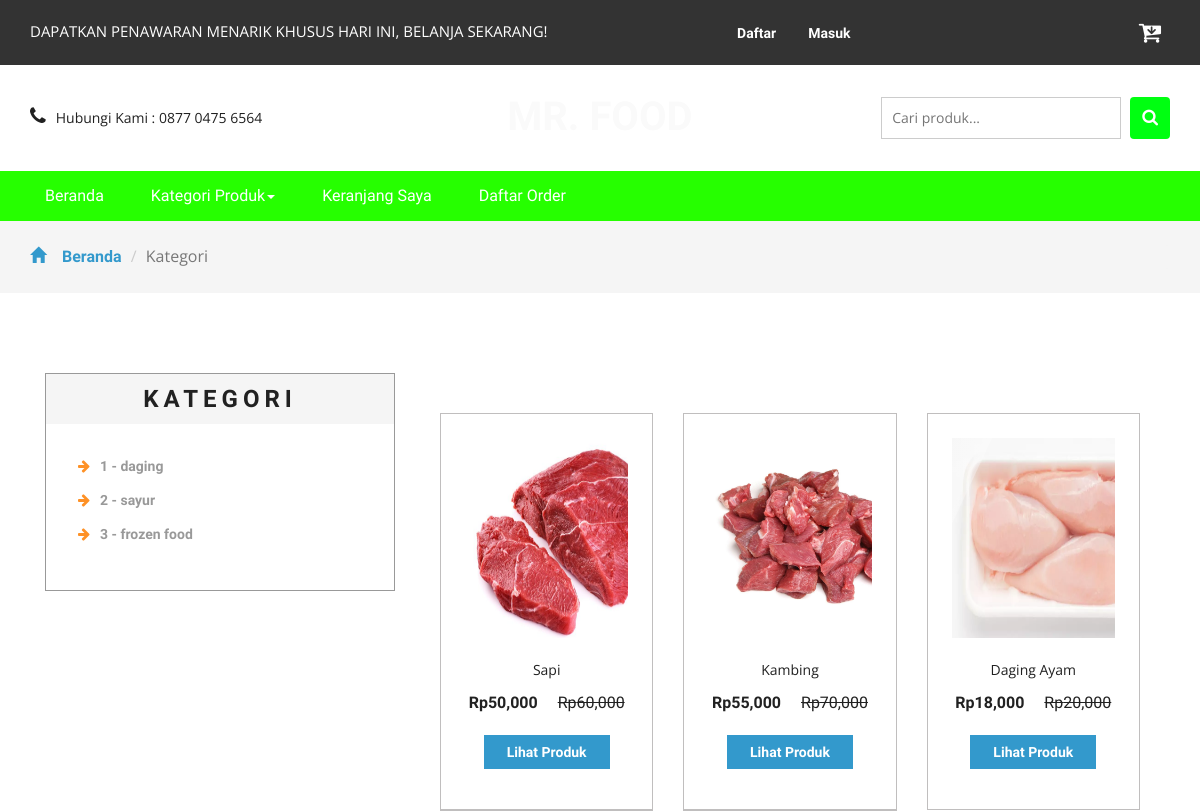
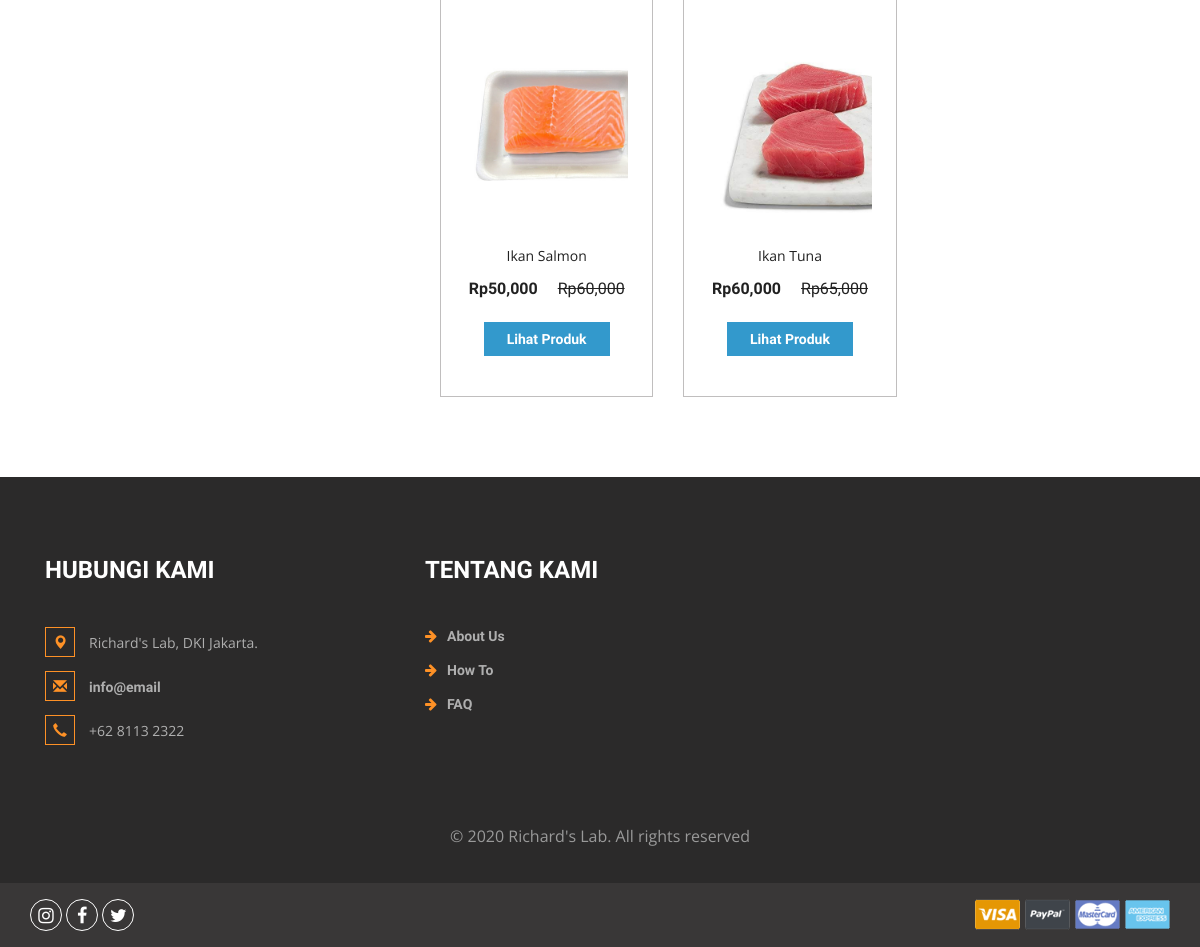
The app's page /kategori.php?idkategori=1 with its own data (2 pictures, top to bottom).
### tables this page shows
CREATE TABLE `kategori` (
  `idkategori` int(11) NOT NULL,
  `namakategori` varchar(20) NOT NULL,
  `tgldibuat` timestamp NOT NULL DEFAULT current_timestamp()
);

CREATE TABLE `produk` (
  `idproduk` int(11) NOT NULL,
  `idkategori` int(11) NOT NULL,
  `namaproduk` varchar(30) NOT NULL,
  `gambar` varchar(100) NOT NULL,
  `deskripsi` varchar(200) NOT NULL,
  `rate` int(11) NOT NULL,
  `hargabefore` int(11) NOT NULL,
  `hargaafter` int(11) NOT NULL,
  `tgldibuat` timestamp NOT NULL DEFAULT current_timestamp()
);

### kategori.php (the view, shortened to what this page needs)
<?php
include 'dbconnect.php';
$idk = $_GET['idkategori'];
?>
<!DOCTYPE html>
<html>
<head>
<link href="css/bootstrap.css" rel="stylesheet" type="text/css" media="all" />
<link href="css/style.css" rel="stylesheet" type="text/css" media="all" />
<link href="css/font-awesome.css" rel="stylesheet">
</head>
<body>
	<div class="agileits_header">
		<div class="container">
			<div class="w3l_offers">
				<p>DAPATKAN PENAWARAN MENARIK KHUSUS HARI INI, BELANJA SEKARANG!</p>
			</div>
			<div class="agile-login">
				<ul>
				<?php
				if(!isset($_SESSION['log'])){
					echo '
					<li><a href="registered.php"> Daftar</a></li>
					<li><a href="login.php">Masuk</a></li>
					';
				}
				?>
				</ul>
			</div>
			<div class="product_list_header">
					<a href="cart.php"><button class="w3view-cart" type="submit" name="submit" value=""><i class="fa fa-cart-arrow-down" aria-hidden="true"></i></button>
					 </a>
			</div>
			<div class="clearfix"> </div>
		</div>
	</div>
	<div class="logo_products">
		<div class="container">
		<div class="w3ls_logo_products_left1">
				<ul class="phone_email">
					<li><i class="fa fa-phone" aria-hidden="true"></i>Hubungi Kami : 0877 0475 6564</li>
				</ul>
			</div>
			<div class="w3ls_logo_products_left">
				<h1><a href="index.php">Mr. Food</a></h1>
			</div>
		<div class="w3l_search">
			<form action="search.php" method="post">
				<input type="search" name="Search" placeholder="Cari produk...">
				<button type="submit" class="btn btn-default search" aria-label="Left Align">
					<i class="fa fa-search" aria-hidden="true"> </i>
				</button>
			</form>
		</div>
			<div class="clearfix"> </div>
		</div>
	</div>
	<div class="navigation-agileits">
		<div class="container">
			<nav class="navbar navbar-default">
							<div class="collapse navbar-collapse" id="bs-megadropdown-tabs">
								<ul class="nav navbar-nav">
									<li class="active"><a href="index.php" class="act">Beranda</a></li>
									<li class="dropdown">
										<a href="#" class="dropdown-toggle" data-toggle="dropdown">Kategori Produk<b class="caret"></b></a>
									</li>
									<li><a href="cart.php">Keranjang Saya</a></li>
									<li><a href="daftarorder.php">Daftar Order</a></li>
								</ul>
							</div>
							</nav>
			</div>
		</div>
	<div class="breadcrumbs">
		<div class="container">
			<ol class="breadcrumb breadcrumb1 animated wow slideInLeft" data-wow-delay=".5s">
				<li><a href="index.php"><span class="glyphicon glyphicon-home" aria-hidden="true"></span>Beranda</a></li>
				<li class="active">Kategori</li>
			</ol>
		</div>
	</div>
	<div class="products">
		<div class="container">
			<div class="col-md-4 products-left">
				<div class="categories">
					<h2>Kategori</h2>
					<ul class="cate">
						<?php
														$kat=mysqli_query($conn,"SELECT * from kategori order by idkategori ASC");
														while($p=mysqli_fetch_array($kat)){
															?>
														<li><a href="kategori.php?idkategori=<?php echo $p['idkategori'] ?>"><i class="fa fa-arrow-right" aria-hidden="true"></i><?php echo $p['namakategori'] ?></a></li>
														<?php
																	}
														?>
					</ul>
				</div>
			</div>
			<div class="col-md-8 products-right">
				<div class="agile_top_brands_grids">
				<?php
					$brgs=mysqli_query($conn,"SELECT * from produk where idkategori='$idk' order by idproduk ASC");
					$x = mysqli_num_rows($brgs);
					if($x>0){
					while($p=mysqli_fetch_array($brgs)){
					?>
						<div class="col-md-4 top_brand_left">
						<div class="hover14 column">
							<div class="agile_top_brand_left_grid">
								<div class="agile_top_brand_left_grid1">
									<figure>
										<div class="snipcart-item block">
											<div class="snipcart-thumb">
												<a href="product.php?idproduk=<?php echo $p['idproduk'] ?>"><img src="<?php echo $p['gambar']?>" width="200px" height="200px"></a>
												<p><?php echo $p['namaproduk'] ?></p>
												<h4>Rp<?php echo number_format($p['hargaafter']) ?> <span>Rp<?php echo number_format($p['hargabefore']) ?></span></h4>
											</div>
											<div class="snipcart-details top_brand_home_details">
												<fieldset>
													<a href="product.php?idproduk=<?php echo $p['idproduk'] ?>"><input type="submit" class="button" value="Lihat Produk" /></a>
												</fieldset>
											</div>
										</div>
									</figure>
								</div>
							</div>
						</div>
					</div>
						<?php
							}
					} else {
						echo "Data tidak ditemukan";
					}
						?>
						<div class="clearfix"> </div>
				</div>
			</div>
		</div>
	</div>
<div class="footer">
		<div class="container">
			<div class="w3_footer_grids">
				<div class="col-md-4 w3_footer_grid">
					<h3>Hubungi Kami</h3>
					<ul class="address">
						<li><i class="glyphicon glyphicon-map-marker" aria-hidden="true"></i>Richard's Lab, DKI Jakarta.</li>
						<li><i class="glyphicon glyphicon-envelope" aria-hidden="true"></i><a href="mailto:info@email">info@email</a></li>
						<li><i class="glyphicon glyphicon-earphone" aria-hidden="true"></i>+62 8113 2322</li>
					</ul>
				</div>
				<div class="col-md-3 w3_footer_grid">
					<h3>Tentang Kami</h3>
					<ul class="info">
						<li><i class="fa fa-arrow-right" aria-hidden="true"></i><a href="about.html">About Us</a></li>
						<li><i class="fa fa-arrow-right" aria-hidden="true"></i><a href="about.html">How To</a></li>
						<li><i class="fa fa-arrow-right" aria-hidden="true"></i><a href="about.html">FAQ</a></li>
					</ul>
				</div>
				<div class="clearfix"> </div>
			</div>
		</div>
		<div class="footer-copy">
			<div class="container">
				<p>© 2020 Richard's Lab. All rights reserved</p>
			</div>
		</div>
	</div>
	<div class="footer-botm">
			<div class="container">
				<div class="w3layouts-foot">
					<ul>
						<li><a href="#" class="w3_agile_instagram"><i class="fa fa-instagram" aria-hidden="true"></i></a></li>
						<li><a href="#" class="w3_agile_facebook"><i class="fa fa-facebook" aria-hidden="true"></i></a></li>
						<li><a href="#" class="agile_twitter"><i class="fa fa-twitter" aria-hidden="true"></i></a></li>
					</ul>
				</div>
				<div class="payment-w3ls">
					<img src="images/card.png" alt=" " class="img-responsive">
				</div>
				<div class="clearfix"> </div>
			</div>
		</div>
<link href="css/skdslider.css" rel="stylesheet">
</body>
</html>

### records on screen
kategori: namakategori "1 - daging"
kategori: namakategori "2 - sayur"
kategori: namakategori "3 - frozen food"
produk: gambar (picture), namaproduk "Sapi", hargaafter "50,000", hargabefore "60,000"
produk: gambar (picture), namaproduk "Kambing", hargaafter "55,000", hargabefore "70,000"
produk: gambar (picture), namaproduk "Daging Ayam", hargaafter "18,000", hargabefore "20,000"
produk: gambar (picture), namaproduk "Ikan Salmon", hargaafter "50,000", hargabefore "60,000"
produk: gambar (picture), namaproduk "Ikan Tuna", hargaafter "60,000", hargabefore "65,000"
